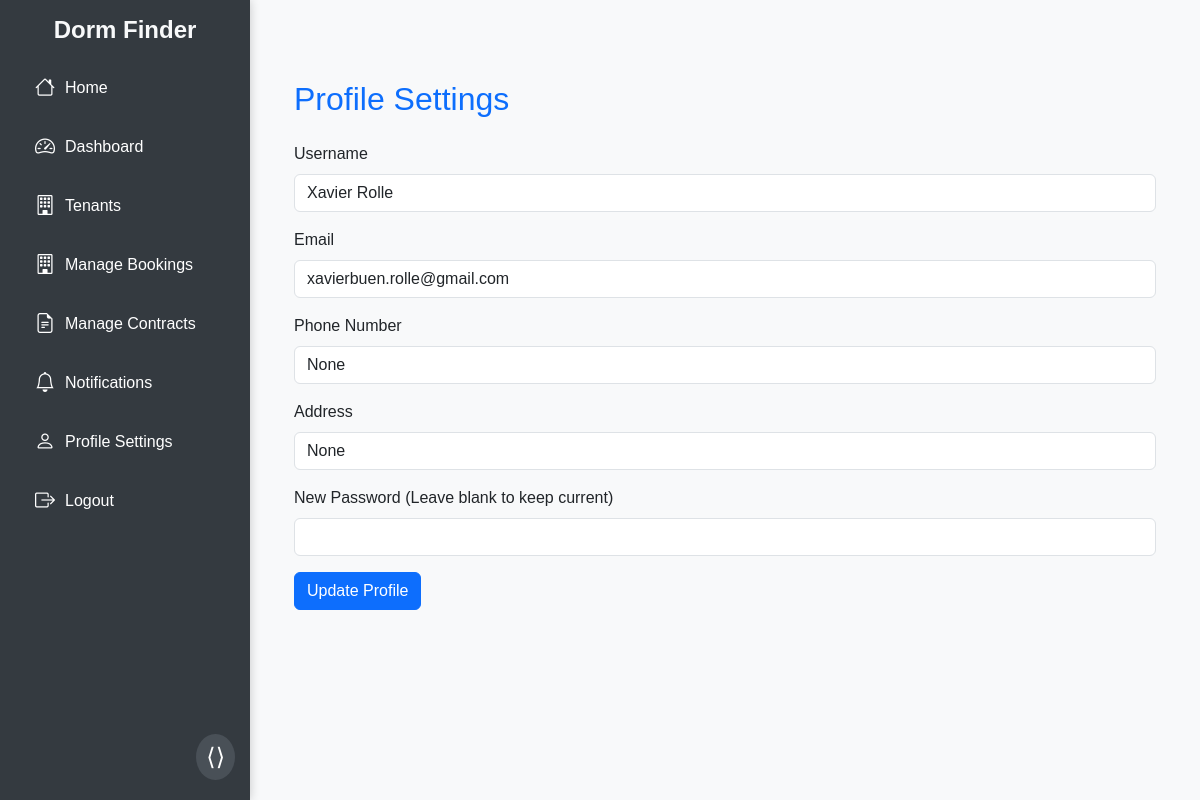
The page /profile (signed in) on the database as committed earlier.
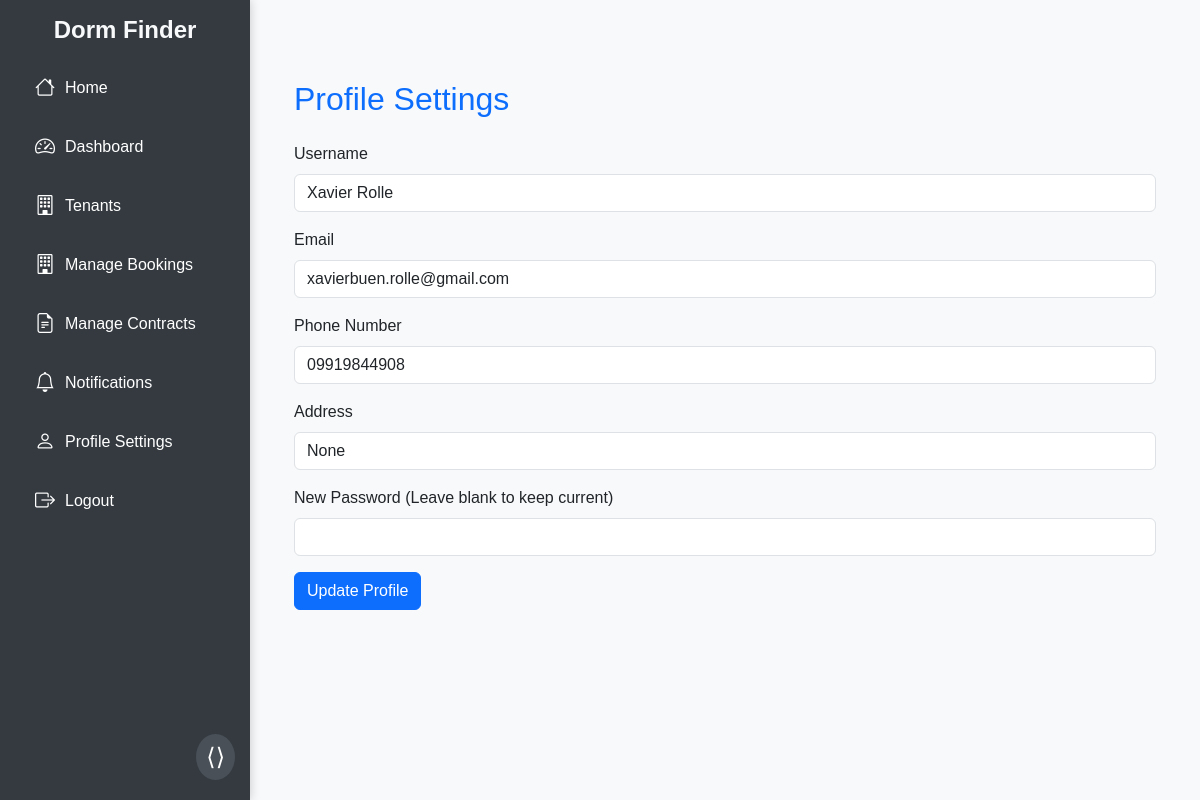
The same page on the database as committed later.
### dormsys/models.py (models this page shows, shortened)
class User(db.Model, UserMixin):
    __tablename__ = "users"
    id = db.Column(db.Integer, primary_key=True, autoincrement=True)
    email = db.Column(db.String(120), nullable=False, unique=True)
    username = db.Column(db.String(120), nullable=False, unique=True)
    password_hash = db.Column(db.String(128), nullable=False)
    phone_number = db.Column(db.String(15), nullable=True)
    date_of_birth = db.Column(db.Date, nullable=True)
    gender = db.Column(db.String(10), nullable=True)
    address = db.Column(db.String(250), nullable=True)
    registration_date = db.Column(db.DateTime, default=datetime.utcnow)
    role = db.Column(db.String(10), nullable=False, default="Tenant")
    properties = db.relationship('Property', backref='owner', lazy=True, cascade="all, delete-orphan")
    bookings = db.relationship('Booking', backref='tenant', lazy=True, cascade="all, delete-orphan")  # Renamed for clarity

### app.py (the view, shortened to what this page needs)
@app.route('/profile', methods=['GET', 'POST'])
@login_required
def profile():
    return render_template('profile.html')

### dormsys/models.py (called while the page is built)
@login_manager.user_loader
def load_user(user_id):
    return User.query.get(int(user_id))

### dormsys/templates/profile.html
{% extends "base.html" %}
{% block content %}
<div class="container mt-5">
    <h2 class="text-primary mb-4">Profile Settings</h2>
    <form method="POST">
        <div class="mb-3">
            <label class="form-label">Username</label>
            <input type="text" name="username" class="form-control" value="{{ current_user.username }}" required>
        </div>
        <div class="mb-3">
            <label class="form-label">Email</label>
            <input type="email" name="email" class="form-control" value="{{ current_user.email }}" required>
        </div>
        <div class="mb-3">
            <label class="form-label">Phone Number</label>
            <input type="text" name="phone_number" class="form-control" value="{{ current_user.phone_number }}">
        </div>
        <div class="mb-3">
            <label class="form-label">Address</label>
            <input type="text" name="address" class="form-control" value="{{ current_user.address }}">
        </div>
        <div class="mb-3">
            <label class="form-label">New Password (Leave blank to keep current)</label>
            <input type="password" name="new_password" class="form-control">
        </div>
        <button type="submit" class="btn btn-primary">Update Profile</button>
    </form>
</div>
{% endblock %}

### dormsys/templates/base.html (shortened to what this page needs)
<!DOCTYPE html>
<html lang="en">
<head>
    <link href="https://cdn.jsdelivr.net/npm/bootstrap@5.3.3/dist/css/bootstrap.min.css" rel="stylesheet">
    <link rel="stylesheet" href="https://cdn.jsdelivr.net/npm/bootstrap-icons/font/bootstrap-icons.css">
</head>
<body>
    <nav id="sidebar">
        <h2>Dorm Finder</h2>
        <a href="{{ url_for('home') }}" class="nav-item"><i class="bi bi-house"></i> Home</a>
        {% if current_user.is_authenticated %}
            {% if current_user.role == 'Host' %}
                <a href="{{ url_for('host_dashboard') }}" class="nav-item"><i class="bi bi-speedometer2"></i> Dashboard</a>
                <a href="{{ url_for('manage_properties') }}" class="nav-item"><i class="bi bi-building"></i> Tenants</a>
                <a href="{{ url_for('manage_bookings') }}" class="nav-item"><i class="bi bi-building"></i> Manage Bookings</a>
                <a href="{{ url_for('manage_contracts') }}" class="nav-item"><i class="bi bi-file-earmark-text"></i> Manage Contracts</a>
                <a href="#" class="nav-item disabled"><i class="bi bi-bell"></i> Notifications</a>
                <a href="{{ url_for('profile') }}" class="nav-item"><i class="bi bi-person"></i> Profile Settings</a>
            {% endif %}
            <a href="{{ url_for('logout') }}" class="nav-item"><i class="bi bi-box-arrow-right"></i> Logout</a>
        {% else %}
            <a href="{{ url_for('login') }}" class="nav-item"><i class="bi bi-box-arrow-in-right"></i> Login</a>
            <a href="{{ url_for('register') }}" class="nav-item"><i class="bi bi-person-plus"></i> Register</a>
        {% endif %}
        <button class="expand-toggle" onclick="toggleSidebar()">⟨⟩</button>
    </nav>
    <div id="content">
        {% block content %}{% endblock %}
    </div>
</body>
</html>

### dormsys/templates/base.html (style rules this page uses)
body { display: flex; height: 100vh; margin: 0; font-family: Arial, sans-serif; background-color: #f8f9fa; }
#sidebar { height: 100vh; width: 250px; position: fixed; left: 0; top: 0; background: #343a40; color: white; padding-top: 1rem; transition: width 0.3s ease; box-shadow: 0 0 10px rgba(0, 0, 0, 0.2); }
#sidebar h2 { text-align: center; font-size: 1.5rem; margin-bottom: 1rem; color: #f8f9fa; font-weight: bold; transition: opacity 0.3s ease; }
#sidebar a { color: white; text-decoration: none; display: flex; align-items: center; padding: 12px 20px; margin: 5px 15px; border-radius: 8px; transition: all 0.3s ease; font-size: 1rem; }
#sidebar a i { font-size: 1.25rem; margin-right: 10px; transition: margin-right 0.3s ease; }
.expand-toggle { position: absolute; bottom: 20px; right: 15px; background: #495057; border: none; color: white; font-size: 1.5rem; padding: 5px 10px; border-radius: 50%; cursor: pointer; }
#content { margin-left: 250px; padding: 2rem; width: calc(100% - 250px); transition: margin-left 0.3s ease; }

Rows that differ between the two databases and show on the page:
changed User "Xavier Rolle": phone_number "None" → "09919844908"
